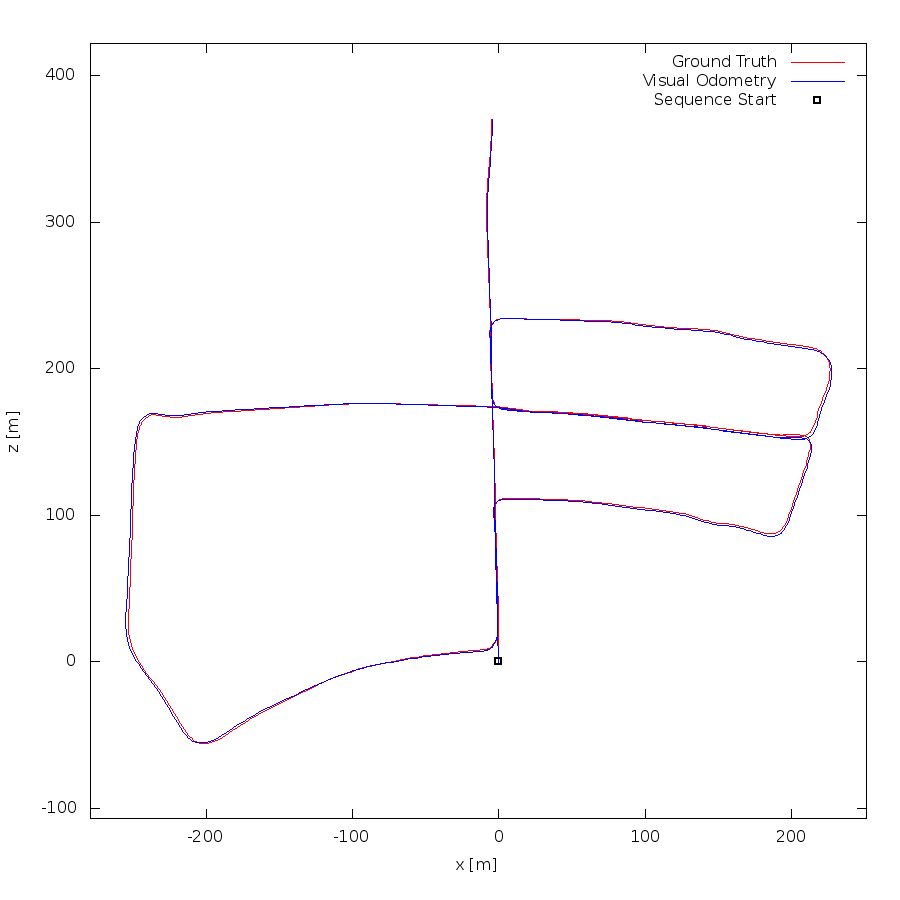

Recreate this plot in gnuplot.
set term postscript eps enhanced color
set output "05.eps"
set size ratio -1
set xrange [-279:251]
set yrange [-107:422]
set xlabel "x [m]"
set ylabel "z [m]"
plot "05.txt" using 1:2 lc rgb "#FF0000" title 'Ground Truth' w lines,"05.txt" using 3:4 lc rgb "#0000FF" title 'Visual Odometry' w lines,"< head -1 05.txt" using 1:2 lc rgb "#000000" pt 4 ps 1 lw 2 title 'Sequence Start' w points
